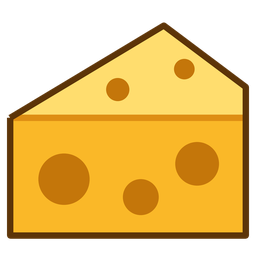
#> input picture tools/exe/cafemice.png, 256 x 256 px
$ python -i cafe_gif.py   (imports and definitions only)
#> lines starting #> are read from the running program, lines starting #| are printed output that depends on the picture
"""GIF avatars seen only in this game client.

Flash shows only the first frame of a GIF, so the proxy splits each GIF into
PNG frames (cropped to a centred square) and the patched loader plays them
by redrawing the avatar image the game already shows for that player.

cafe_gifs.json (in the data folder) maps a player to a GIF (paths relative to the
data folder); the player's avatar id is learned from the Café posts
and kept in the same file so it works before the Café is opened again:

    {"Ornek#1234": {"gif": "gifs/ornek.gif", "avatar": 1234567}}
"""

import base64
import io
import json
from pathlib import Path

from .paths import DATA_DIR

from PIL import Image, ImageSequence

HERE = DATA_DIR
GIFS_PATH = HERE / "cafe_gifs.json"
FRAME_SIZE = 64  # px, square; the game keeps avatars as 50x50 images
MIN_DELAY_MS = 20


def _key(name):
    return str(name or "").strip().lower()


def gif_frames(path, size=FRAME_SIZE):
    """([png bytes], [delay ms]) of a GIF, each frame a centred square."""
#> called with path = '../tools/exe/cafemice.png', size = 64
    frames, delays = [], []
    with Image.open(path) as im:
#> im is the input picture: PIL image 256x256 RGBA; mean R, G, B, A 146.8, 108.8, 31, 164.9
        for frame in ImageSequence.Iterator(im):
            rgba = frame.convert("RGBA")
            w, h = rgba.size
            side = min(w, h)
            left, top = (w - side) // 2, (h - side) // 2
            square = rgba.crop((left, top, left + side, top + side)).resize((size, size), Image.LANCZOS)
            out = io.BytesIO()
            square.save(out, "PNG", optimize=True)
            frames.append(out.getvalue())
            delays.append(max(MIN_DELAY_MS, int(frame.info.get("duration", im.info.get("duration", 100)) or 100)))
#> this loop made 1 pass
#> (w, h, side, left, top) on pass 1: (256, 256, 256, 0, 0)
#> pass 1, in gif_frames, `square = rgba.crop((left, top, left + side, top + side)).resize((size,..`:
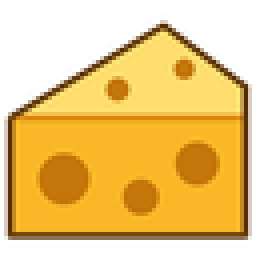
#> square: PIL image 64x64 RGBA (shown 4 times larger); mean R, G, B, A 150.8, 112.1, 31.3, 164.9; transparent parts drawn white
#> after the loop, delays = [100]; frames = 1 item
    return frames, delays


class GifAvatars:
    # [53 lines left out: functions __init__, save, learn, line, lines, not called in this run]

    def line_for(self, name):
        entry = self.entries.get(_key(name))
        return self.line(entry) if entry else None

>>> result = gif_frames('../tools/exe/cafemice.png')
